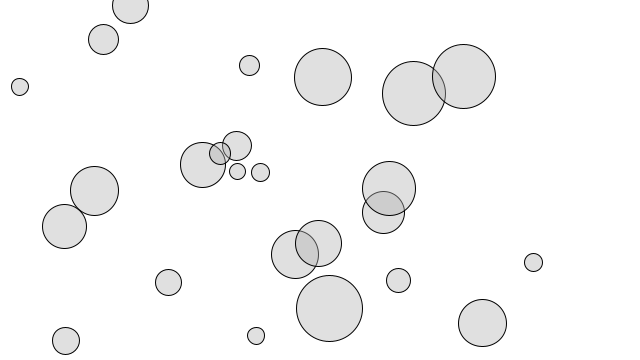
Frame 1 (no input)
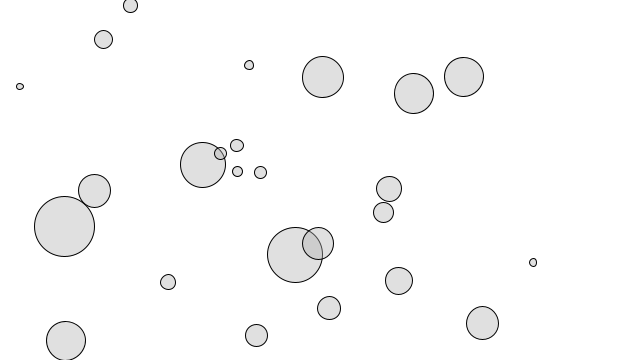
Frame 60 (the mouse pressed at the canvas centre just before this capture)
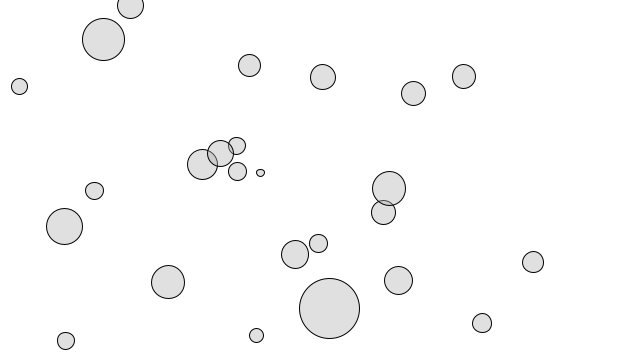
Frame 120 (the mouse held since frame 60 and released just before this capture)

The Processing sketch that drew these frames (run headless with seeded random() and noise(); from frame 60 on, the mouse is pressed at the canvas centre):

// Processing sketch: exercise_13_07_breathing
// ── exercise_13_07_breathing.pde
// Learning Processing
// Daniel Shiffman
// http://www.learningprocessing.com

// Exercise 13-7:  Use the sine function to create a "breathing" shape, that is, one whose size oscillates.  

// An array of objects
Breather[] breathers = new Breather[25];

void setup() {   
  size(640, 360);  
  // Initialize all objects
  for (int i = 0; i < breathers.length; i++) {
    breathers[i] = new Breather();
  }
}   

void draw() {   
  background(255);  
  // Run all objects
  for (int i = 0; i < breathers.length; i++) {
    breathers[i].breath();
    breathers[i].display();
  }
}   



// ── Breather.pde
// Learning Processing
// Daniel Shiffman
// http://www.learningprocessing.com

// Exercise 13-7:  Use the sine function to create a  "breathing" shape, that is, one whose size oscillates.  

class Breather {   

  // Location and size
  float x, y;
  float rad;
  // Angle for oscillation
  float theta;  
  float dtheta;

  Breather() { 
    // Initialize variables randomly
    x = random(width);
    y = random(height);  
    rad = random(6, 24);
    theta = random(PI);  
    dtheta = random(0.01, 0.1);
  }   

  // Increment theta
  void breath() {
    theta += dtheta;
  }   

  void display() { 
    // Map size based on sine function  
    float r = rad + rad * (sin(theta) + 1);
    // Display circle
    fill(175, 100);
    stroke(0);
    ellipse(x, y, r, r);
  }
}   
